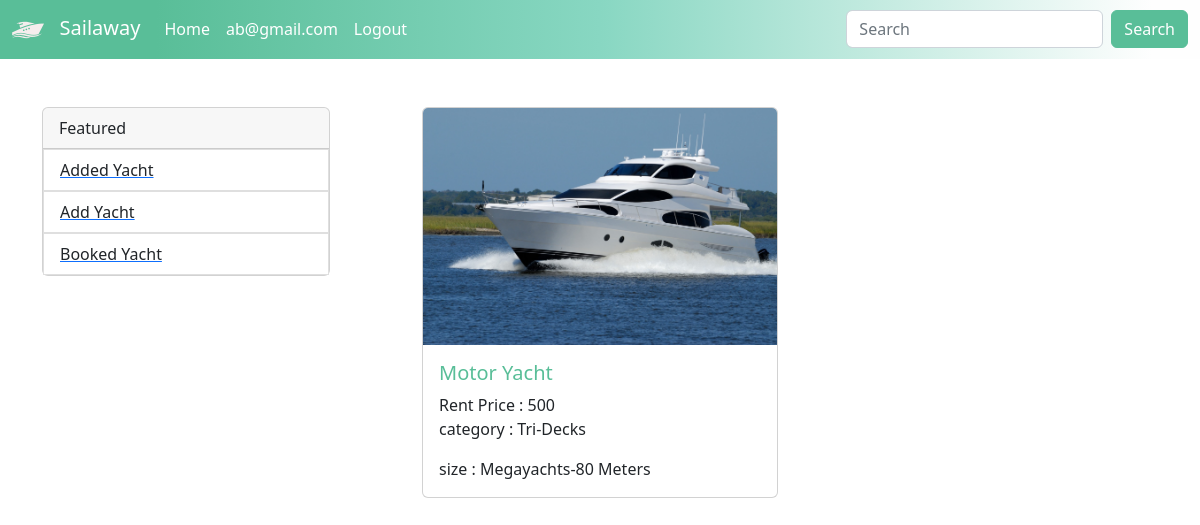
Before: /seller-dashboard/ (signed in) with the older database file.
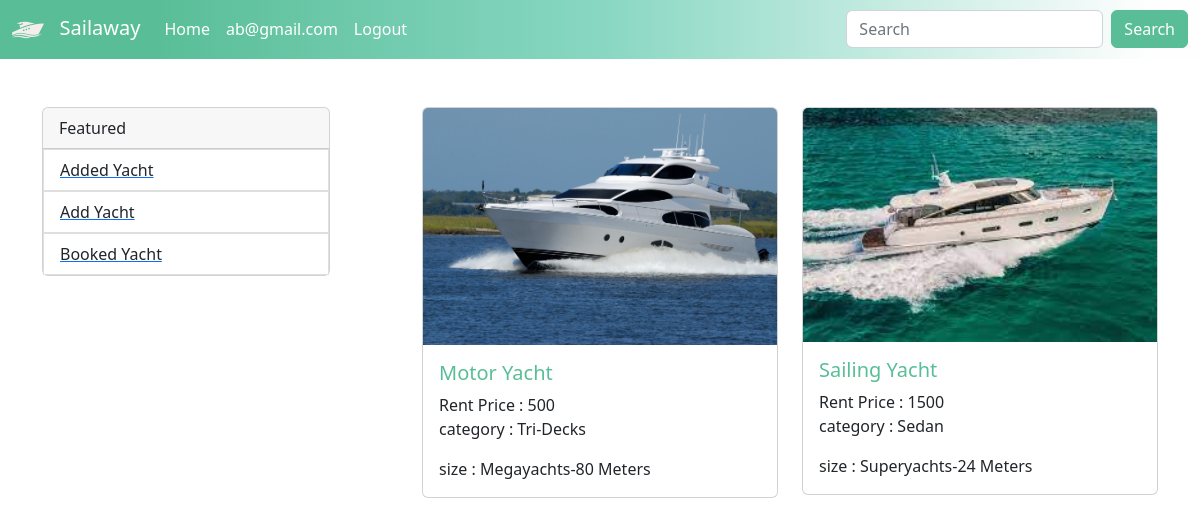
After: the same page with the newer database file.
### src/models.py (models this page shows, shortened)
class yacht_details(models.Model):
    seller_id               = models.ForeignKey(seller , on_delete=models.CASCADE)
    yacht_type              = models.CharField(max_length=100)
    yacht_sizes             = models.CharField(max_length=50)
    yacht_style_categories  = models.CharField(max_length=100)
    rent_price              = models.BigIntegerField(default=0)
    yacht_image             = models.ImageField(upload_to="Yacht Images")

### src/views.py (the view)
# urls.py: path('seller-dashboard/' , seller_dashboard , name="seller-dashboard") ,
def seller_dashboard(request):
    if request.user.is_authenticated:
        get_user = seller.objects.filter(user=request.user).first()
        if get_user:
            all_yachtes=yacht_details.objects.filter(seller_id = get_user)
            return render(request , 'seller-dash.html' , {'yachtes':all_yachtes})
        else:
            messages.success(request , 'You are not a seller ')
            return redirect('src:home')
    else:
        messages.success(request , 'Login First')
        return redirect('src:login')

### src/templates/seller-dash.html
{% extends 'base.html' %}
{% block content %}
<div class="row justify-content-center mt-5">
    <div class="col-md-4">
        <div class="card" style="width: 18rem;">
            <div class="card-header">
              Featured
            </div>
            <ul class="list-group list-group-flush" >
                <a href="{% url 'src:seller-dashboard'%}">
                <li class="list-group-item" id="dash_ul">  Added Yacht</li>
                </a>
                <a href="{% url 'src:add-yacht'%}">
                <li class="list-group-item" id="dash_ul">  Add Yacht </li>
                </a>
                <a href="{% url 'src:booked-yacht'%}">
                  <li class="list-group-item" id="dash_ul">  Booked Yacht </li>
                </a>
            </ul>
          </div>
    </div>
    <div class="col-md-8 mb-5">
        <div class="row row-cols-1 row-cols-md-2 g-4">
            {% for i in yachtes %}
            <div class="col">
              <div class="card">
                <img src="{{i.yacht_image.url}}" class="card-img-top" alt="...">
                <div class="card-body">
                  <h5 class="card-title card-title-bg">{{i.yacht_type}}</h5>
                  <h5class="card-title">Rent Price : {{i.rent_price}}</h5>
                  <p class="card-text">category : {{i.yacht_style_categories}}</p>
                  <p class="card-text">size : {{i.yacht_sizes}} Meters</p>
                </div>
              </div>
            </div>
           {% endfor %}
          </div>
    </div>
</div>
{% endblock %}

Changed rows visible on the page:
added yacht_details: yacht_image (picture), yacht_type "Sailing Yacht", rent_price "1500", yacht_style_categories "Sedan", yacht_sizes "Superyachts-24"
